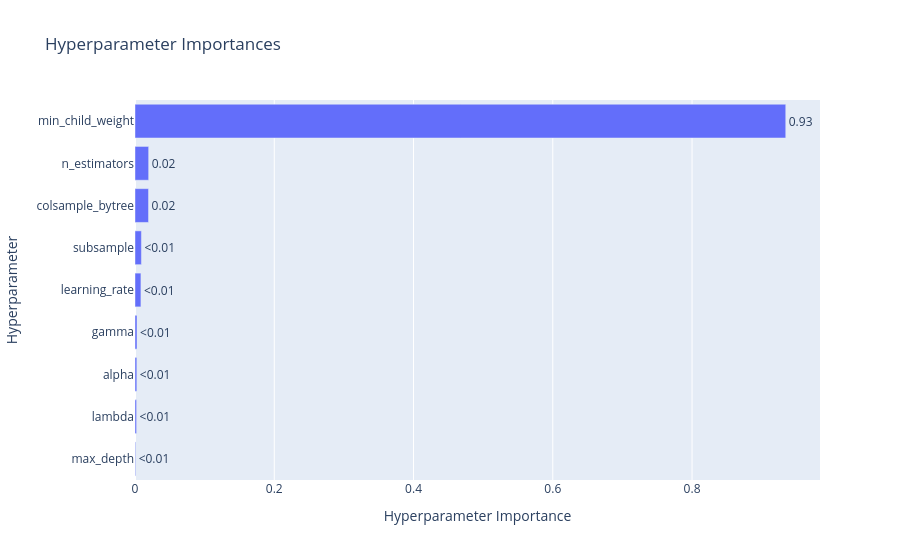

Source (notebook cell):
### Code cell
optuna.visualization.plot_optimization_history(study)
optuna.visualization.plot_param_importances(study)

### Figure 1 — Plotly figure (JSON) as saved in the notebook; plotly's stock layout.template omitted (floating-point values rounded to 4 significant figures)
{"data": [{"cliponaxis": false, "hovertemplate": ["max_depth (IntDistribution): 0.0009210721124050161<extra></extra>", "lambda (FloatDistribution): 0.002265305110712182<extra></extra>", "alpha (FloatDistribution): 0.0026212575715668664<extra></extra>", "gamma (FloatDistribution): 0.0028950349660088128<extra></extra>", "learning_rate (FloatDistribution): 0.008503958828985579<extra></extra>", "subsample (FloatDistribution): 0.00917355958742115<extra></extra>", "colsample_bytree (FloatDistribution): 0.019437668652399327<extra></extra>", "n_estimators (IntDistribution): 0.019616137489724284<extra></extra>", "min_child_weight (IntDistribution): 0.9345660056807767<extra></extra>"], "name": "Objective Value", "orientation": "h", "text": ["<0.01", "<0.01", "<0.01", "<0.01", "<0.01", "<0.01", "0.02", "0.02", "0.93"], "textposition": "outside", "type": "bar", "x": [0.0009211, 0.002265, 0.002621, 0.002895, 0.008504, 0.009174, 0.01944, 0.01962, 0.9346], "y": ["max_depth", "lambda", "alpha", "gamma", "learning_rate", "subsample", "colsample_bytree", "n_estimators", "min_child_weight"]}], "layout": {"title": {"text": "Hyperparameter Importances"}, "xaxis": {"title": {"text": "Hyperparameter Importance"}}, "yaxis": {"title": {"text": "Hyperparameter"}}}}
